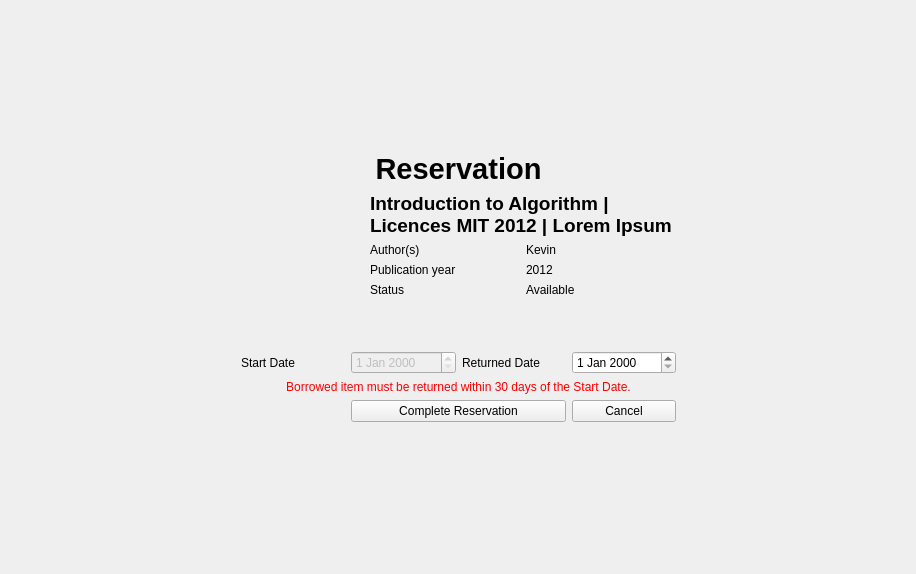
<?xml version="1.0" encoding="UTF-8"?>
<ui version="4.0">
 <class>ContentDetailsDialog</class>
 <widget class="QDialog" name="ContentDetailsDialog">
  <property name="geometry">
   <rect>
    <x>0</x>
    <y>0</y>
    <width>916</width>
    <height>574</height>
   </rect>
  </property>
  <property name="windowTitle">
   <string>Dialog</string>
  </property>
  <layout class="QGridLayout" name="gridLayout_5" rowstretch="0,0,0,0" columnstretch="0,0,0">
   <item row="2" column="2">
    <spacer name="horizontalSpacer_5">
     <property name="orientation">
      <enum>Qt::Horizontal</enum>
     </property>
     <property name="sizeHint" stdset="0">
      <size>
       <width>40</width>
       <height>20</height>
      </size>
     </property>
    </spacer>
   </item>
   <item row="1" column="0">
    <spacer name="horizontalSpacer_4">
     <property name="orientation">
      <enum>Qt::Horizontal</enum>
     </property>
     <property name="sizeHint" stdset="0">
      <size>
       <width>40</width>
       <height>20</height>
      </size>
     </property>
    </spacer>
   </item>
   <item row="0" column="1">
    <spacer name="verticalSpacer">
     <property name="orientation">
      <enum>Qt::Vertical</enum>
     </property>
     <property name="sizeHint" stdset="0">
      <size>
       <width>20</width>
       <height>40</height>
      </size>
     </property>
    </spacer>
   </item>
   <item row="3" column="1">
    <spacer name="verticalSpacer_2">
     <property name="orientation">
      <enum>Qt::Vertical</enum>
     </property>
     <property name="sizeHint" stdset="0">
      <size>
       <width>20</width>
       <height>40</height>
      </size>
     </property>
    </spacer>
   </item>
   <item row="1" column="1" rowspan="2">
    <widget class="QStackedWidget" name="stackedWidget">
     <property name="currentIndex">
      <number>1</number>
     </property>
     <widget class="QWidget" name="pageDetail">
      <layout class="QGridLayout" name="gridLayout_6">
       <item row="0" column="0">
        <layout class="QVBoxLayout" name="verticalLayout" stretch="1,0,0,0">
         <item>
          <layout class="QHBoxLayout" name="horizontalLayout_3" stretch="2,0,5">
           <item>
            <widget class="QLabel" name="label_13">
             <property name="text">
              <string/>
             </property>
             <property name="pixmap">
              <pixmap resource="res.qrc">:/img/img/icon/book.png</pixmap>
             </property>
             <property name="alignment">
              <set>Qt::AlignCenter</set>
             </property>
            </widget>
           </item>
           <item>
            <spacer name="horizontalSpacer_2">
             <property name="orientation">
              <enum>Qt::Horizontal</enum>
             </property>
             <property name="sizeHint" stdset="0">
              <size>
               <width>40</width>
               <height>20</height>
              </size>
             </property>
            </spacer>
           </item>
           <item>
            <layout class="QGridLayout" name="gridLayout_4">
             <item row="0" column="0">
              <layout class="QGridLayout" name="gridLayout_2" columnstretch="0,1">
               <item row="1" column="0">
                <widget class="QLabel" name="label_2">
                 <property name="text">
                  <string>Author(s)</string>
                 </property>
                </widget>
               </item>
               <item row="2" column="0">
                <widget class="QLabel" name="label_3">
                 <property name="text">
                  <string>Publication year</string>
                 </property>
                </widget>
               </item>
               <item row="3" column="0">
                <widget class="QLabel" name="label_10">
                 <property name="text">
                  <string>Status</string>
                 </property>
                </widget>
               </item>
               <item row="1" column="1">
                <widget class="QLabel" name="lblAuthor">
                 <property name="text">
                  <string/>
                 </property>
                </widget>
               </item>
               <item row="2" column="1">
                <widget class="QLabel" name="lblPublicationYear">
                 <property name="text">
                  <string/>
                 </property>
                </widget>
               </item>
               <item row="3" column="1">
                <widget class="QLabel" name="lblStatus">
                 <property name="text">
                  <string/>
                 </property>
                </widget>
               </item>
               <item row="0" column="0" colspan="2">
                <widget class="QLabel" name="lblTitle">
                 <property name="font">
                  <font>
                   <pointsize>14</pointsize>
                   <bold>true</bold>
                  </font>
                 </property>
                 <property name="text">
                  <string/>
                 </property>
                 <property name="wordWrap">
                  <bool>true</bool>
                 </property>
                </widget>
               </item>
              </layout>
             </item>
             <item row="1" column="0">
              <spacer name="verticalSpacer_4">
               <property name="orientation">
                <enum>Qt::Vertical</enum>
               </property>
               <property name="sizeHint" stdset="0">
                <size>
                 <width>20</width>
                 <height>40</height>
                </size>
               </property>
              </spacer>
             </item>
            </layout>
           </item>
          </layout>
         </item>
         <item>
          <layout class="QGridLayout" name="gridLayout_3">
           <item row="1" column="0" colspan="2">
            <layout class="QGridLayout" name="gridLayout" columnstretch="0,1,0,1">
             <item row="0" column="0">
              <widget class="QLabel" name="label_4">
               <property name="text">
                <string>Publisher</string>
               </property>
              </widget>
             </item>
             <item row="0" column="2">
              <widget class="QLabel" name="label_7">
               <property name="text">
                <string>Volume</string>
               </property>
              </widget>
             </item>
             <item row="1" column="0">
              <widget class="QLabel" name="label_5">
               <property name="text">
                <string>ISBN</string>
               </property>
              </widget>
             </item>
             <item row="1" column="2">
              <widget class="QLabel" name="label_9">
               <property name="text">
                <string>ISSN</string>
               </property>
              </widget>
             </item>
             <item row="2" column="0">
              <widget class="QLabel" name="label_6">
               <property name="text">
                <string>Genre</string>
               </property>
              </widget>
             </item>
             <item row="2" column="2">
              <widget class="QLabel" name="label_8">
               <property name="text">
                <string>Subject</string>
               </property>
              </widget>
             </item>
             <item row="0" column="1">
              <widget class="QLabel" name="lblPublisher">
               <property name="text">
                <string/>
               </property>
              </widget>
             </item>
             <item row="1" column="1">
              <widget class="QLabel" name="lblISBN">
               <property name="text">
                <string/>
               </property>
              </widget>
             </item>
             <item row="2" column="1">
              <widget class="QLabel" name="lblGenre">
               <property name="text">
                <string/>
               </property>
              </widget>
             </item>
             <item row="0" column="3">
              <widget class="QLabel" name="lblVol">
               <property name="text">
                <string/>
               </property>
              </widget>
             </item>
             <item row="1" column="3">
              <widget class="QLabel" name="lblISSN">
               <property name="text">
                <string/>
               </property>
              </widget>
             </item>
             <item row="2" column="3">
              <widget class="QLabel" name="lblSubject">
               <property name="text">
                <string/>
               </property>
              </widget>
             </item>
            </layout>
           </item>
           <item row="0" column="0" colspan="2">
            <widget class="QGroupBox" name="groupBox">
             <property name="enabled">
              <bool>false</bool>
             </property>
             <property name="title">
              <string>Category</string>
             </property>
             <layout class="QHBoxLayout" name="horizontalLayout">
              <item>
               <widget class="QRadioButton" name="rdbBook">
                <property name="text">
                 <string>Book</string>
                </property>
               </widget>
              </item>
              <item>
               <widget class="QRadioButton" name="rdbJournal">
                <property name="text">
                 <string>Academic Journal</string>
                </property>
               </widget>
              </item>
             </layout>
            </widget>
           </item>
          </layout>
         </item>
         <item>
          <layout class="QHBoxLayout" name="horizontalLayout_2">
           <item>
            <spacer name="horizontalSpacer_3">
             <property name="orientation">
              <enum>Qt::Horizontal</enum>
             </property>
             <property name="sizeHint" stdset="0">
              <size>
               <width>40</width>
               <height>20</height>
              </size>
             </property>
            </spacer>
           </item>
           <item>
            <widget class="QPushButton" name="btnBorrow">
             <property name="text">
              <string>Reserve</string>
             </property>
            </widget>
           </item>
          </layout>
         </item>
         <item>
          <spacer name="verticalSpacer_3">
           <property name="orientation">
            <enum>Qt::Vertical</enum>
           </property>
           <property name="sizeHint" stdset="0">
            <size>
             <width>20</width>
             <height>40</height>
            </size>
           </property>
          </spacer>
         </item>
        </layout>
       </item>
      </layout>
     </widget>
     <widget class="QWidget" name="pageBorrow">
      <layout class="QVBoxLayout" name="verticalLayout_2">
       <item>
        <spacer name="verticalSpacer_7">
         <property name="orientation">
          <enum>Qt::Vertical</enum>
         </property>
         <property name="sizeHint" stdset="0">
          <size>
           <width>17</width>
           <height>48</height>
          </size>
         </property>
        </spacer>
       </item>
       <item>
        <widget class="QLabel" name="label">
         <property name="font">
          <font>
           <pointsize>22</pointsize>
           <bold>true</bold>
          </font>
         </property>
         <property name="text">
          <string>Reservation</string>
         </property>
         <property name="alignment">
          <set>Qt::AlignCenter</set>
         </property>
         <property name="wordWrap">
          <bool>true</bool>
         </property>
        </widget>
       </item>
       <item>
        <layout class="QGridLayout" name="gridLayout_8" columnstretch="2,5">
         <item row="0" column="0">
          <widget class="QLabel" name="label_21">
           <property name="text">
            <string/>
           </property>
           <property name="pixmap">
            <pixmap resource="res.qrc">:/img/img/icon/book.png</pixmap>
           </property>
           <property name="alignment">
            <set>Qt::AlignCenter</set>
           </property>
          </widget>
         </item>
         <item row="0" column="1">
          <layout class="QGridLayout" name="gridLayout_9" columnstretch="0,0">
           <item row="3" column="0">
            <widget class="QLabel" name="label_20">
             <property name="text">
              <string>Status</string>
             </property>
            </widget>
           </item>
           <item row="2" column="0">
            <widget class="QLabel" name="label_19">
             <property name="text">
              <string>Publication year</string>
             </property>
            </widget>
           </item>
           <item row="1" column="1">
            <widget class="QLabel" name="lblAuthor_2">
             <property name="text">
              <string>Kevin</string>
             </property>
            </widget>
           </item>
           <item row="2" column="1">
            <widget class="QLabel" name="lblPublicationYear_2">
             <property name="text">
              <string>2012</string>
             </property>
            </widget>
           </item>
           <item row="3" column="1">
            <widget class="QLabel" name="lblStatus_2">
             <property name="text">
              <string>Available</string>
             </property>
            </widget>
           </item>
           <item row="1" column="0">
            <widget class="QLabel" name="label_18">
             <property name="text">
              <string>Author(s)</string>
             </property>
            </widget>
           </item>
           <item row="0" column="0" colspan="2">
            <widget class="QLabel" name="lblTitle_2">
             <property name="font">
              <font>
               <pointsize>14</pointsize>
               <bold>true</bold>
              </font>
             </property>
             <property name="text">
              <string>Introduction to Algorithm | Licences MIT 2012 | Lorem Ipsum</string>
             </property>
             <property name="wordWrap">
              <bool>true</bool>
             </property>
            </widget>
           </item>
          </layout>
         </item>
        </layout>
       </item>
       <item>
        <spacer name="verticalSpacer_5">
         <property name="orientation">
          <enum>Qt::Vertical</enum>
         </property>
         <property name="sizeHint" stdset="0">
          <size>
           <width>17</width>
           <height>48</height>
          </size>
         </property>
        </spacer>
       </item>
       <item>
        <layout class="QGridLayout" name="gridLayout_7" columnstretch="0,0,0,0">
         <item row="0" column="1">
          <widget class="QDateEdit" name="edtDateStart">
           <property name="enabled">
            <bool>false</bool>
           </property>
          </widget>
         </item>
         <item row="0" column="3">
          <widget class="QDateEdit" name="edtDateReturned"/>
         </item>
         <item row="0" column="2">
          <widget class="QLabel" name="label_12">
           <property name="text">
            <string>Returned Date</string>
           </property>
          </widget>
         </item>
         <item row="2" column="3">
          <widget class="QPushButton" name="btnCancel">
           <property name="text">
            <string>Cancel</string>
           </property>
          </widget>
         </item>
         <item row="0" column="0">
          <widget class="QLabel" name="label_11">
           <property name="text">
            <string>Start Date</string>
           </property>
          </widget>
         </item>
         <item row="2" column="1" colspan="2">
          <widget class="QPushButton" name="btnReserve">
           <property name="text">
            <string>Complete Reservation</string>
           </property>
          </widget>
         </item>
         <item row="1" column="0" colspan="4">
          <widget class="QLabel" name="lblSttReserve">
           <property name="styleSheet">
            <string notr="true">color: rgb(255, 0, 0);</string>
           </property>
           <property name="text">
            <string>Borrowed item must be returned within 30 days of the Start Date.</string>
           </property>
           <property name="alignment">
            <set>Qt::AlignCenter</set>
           </property>
          </widget>
         </item>
        </layout>
       </item>
       <item>
        <spacer name="verticalSpacer_6">
         <property name="orientation">
          <enum>Qt::Vertical</enum>
         </property>
         <property name="sizeHint" stdset="0">
          <size>
           <width>17</width>
           <height>48</height>
          </size>
         </property>
        </spacer>
       </item>
      </layout>
     </widget>
    </widget>
   </item>
  </layout>
 </widget>
 <resources>
  <include location="res.qrc"/>
 </resources>
 <connections/>
</ui>
